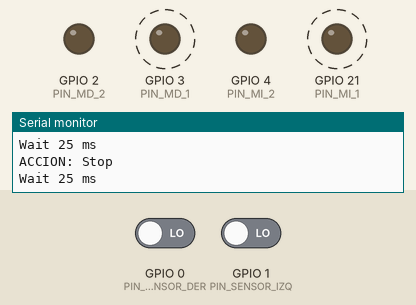
This sketch was run on a simulated ESP32. Shown: output pins drawn as LEDs (lit = HIGH), the last lines printed to the serial monitor. Dashed ring = blinking. The inputs (shaded band) are chosen by the test bench; at power-on: GPIO 0 (PIN_SENSOR_DER) LOW, GPIO 1 (PIN_SENSOR_IZQ) LOW.

Above: at 2.9 s.
3.0 s: GPIO 0 (PIN_SENSOR_DER) driven HIGH
At 5.9 s:
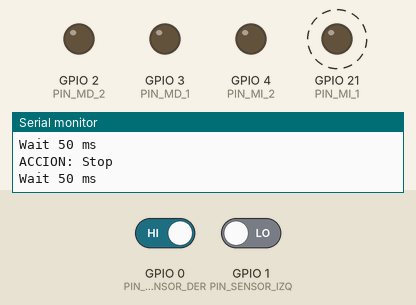
6.0 s: GPIO 1 (PIN_SENSOR_IZQ) driven HIGH
At 6.7 s:
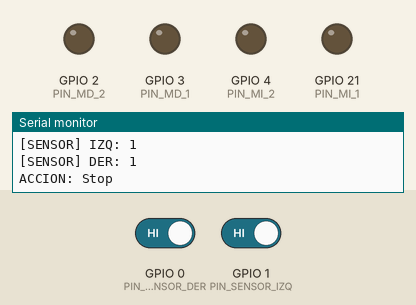
7.5 s: GPIO 0 (PIN_SENSOR_DER) driven LOW
At 10.44 s:
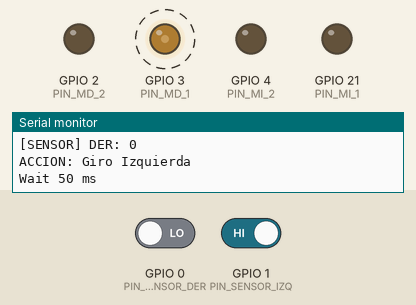
10.5 s: GPIO 1 (PIN_SENSOR_IZQ) driven LOW
At 11.4 s:
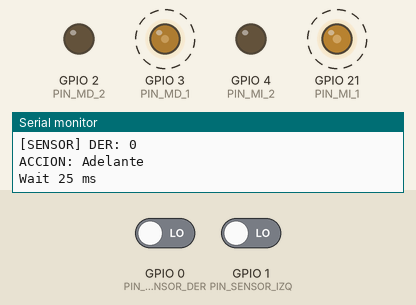
Timing chart, 0 to 14.5 s (numbered marks = the images above; inputs shaded):
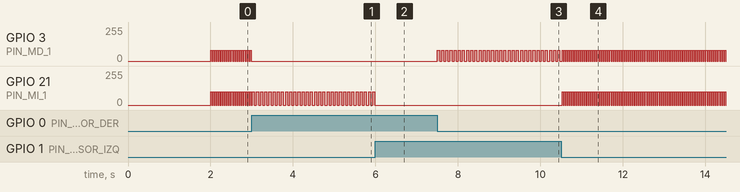

Measured:
- after the input at 3.0 s, GPIO 3 (PIN_MD_1): stops changing and stays 0/255; GPIO 21 (PIN_MI_1): alternates 100/255 for 0.05 s and 0/255 for 0.05 s, starting after 0.12 s
- after the input at 6.0 s, GPIO 21 (PIN_MI_1): stops changing and stays 0/255
- after the input at 7.5 s, GPIO 3 (PIN_MD_1): alternates 80/255 for 0.05 s and 0/255 for 0.05 s, starting at once
- after the input at 10.5 s, GPIO 3 (PIN_MD_1): alternates 80/255 for 0.03 s and 0/255 for 0.03 s, starting after 0.07 s; GPIO 21 (PIN_MI_1): alternates 100/255 for 0.03 s and 0/255 for 0.03 s, starting at once

The sketch:

codigo_carro.ino
```cpp
#include <Arduino.h>

// --- 1. CONFIGURACIÓN DE PINES ---
// Motores (Tu configuración validada)
const int PIN_MI_1 = 21;
const int PIN_MI_2 = 4;
const int PIN_MD_1 = 3;
const int PIN_MD_2 = 2;

// Sensores IR (NUEVO)
const int PIN_SENSOR_IZQ = 1;
const int PIN_SENSOR_DER = 0;

const int VELOCIDAD_PWM_I = 100;
const int VELOCIDAD_PWM_D = 80;


// --- CONFIGURACIÓN VM ---
#define STACK_SIZE 256
#define MAX_VARS 64

// --- DEFINICIONES DE OPCODES ---
enum OpCode {
  OP_HALT,
  OP_PUSH,
  OP_POP,
  OP_PRINT,
  OP_LOAD,
  OP_STORE,
  OP_ADD,
  OP_SUB,
  OP_MUL,
  OP_DIV,
  OP_MOD,
  OP_EQ,
  OP_NEQ,
  OP_LT,
  OP_GT,
  OP_LE,
  OP_GE,
  OP_AND,
  OP_OR,
  OP_NOT,
  OP_JMP,
  OP_JMP_FALSE,
  OP_MOVE,
  OP_STOP,
  OP_TURN_LEFT,
  OP_TURN_RIGHT,
  OP_READ_SENSOR,
  OP_BATTERY,
  OP_DELAY
};

struct Instruction {
  int op;
  int arg;
};

// --- ESTADO GLOBAL ---
int stack[STACK_SIZE];
int sp = -1;
int globals[MAX_VARS];

// --- FUNCIONES MOTORES (Tus funciones) ---
void motores_stop() {
  // Para detener, escribimos 0 en todos los pines
  analogWrite(PIN_MI_1, 0);
  analogWrite(PIN_MI_2, 0);
  analogWrite(PIN_MD_1, 0);
  analogWrite(PIN_MD_2, 0);
}

void motores_adelante() {
  // Motor Izquierdo: Avanza al 50%
  analogWrite(PIN_MI_1, VELOCIDAD_PWM_I);
  analogWrite(PIN_MI_2, 0);

  // Motor Derecho: Avanza al 50%
  analogWrite(PIN_MD_1, VELOCIDAD_PWM_D);
  analogWrite(PIN_MD_2, 0);
}

void motores_giro_izquierda() {
  // Giro sobre el propio eje (Tanque)
  // Izquierdo: ATRÁS al 50%
  analogWrite(PIN_MI_1, 0);
  analogWrite(PIN_MI_2, 0);

  // Derecho: ADELANTE al 50%
  analogWrite(PIN_MD_1, VELOCIDAD_PWM_D);
  analogWrite(PIN_MD_2, 0);
}

void motores_giro_derecha() {
  // Giro sobre el propio eje (Tanque)
  // Izquierdo: ADELANTE al 50%
  analogWrite(PIN_MI_1, VELOCIDAD_PWM_I);
  analogWrite(PIN_MI_2, 0);

  // Derecho: ATRÁS al 50%
  analogWrite(PIN_MD_1, 0);
  analogWrite(PIN_MD_2, 0);
}

// --- VM CORE ---
void push(int v) {
  if (sp < STACK_SIZE - 1) stack[++sp] = v;
}
int pop() {
  return (sp >= 0) ? stack[sp--] : 0;
}

void run_vm(Instruction* code, int codeSize) {
  int pc = 0;
  Serial.println("--- INICIANDO ROBOT SIGUE-LINEAS ---");

  while (pc < codeSize) {
    Instruction instr = code[pc];
    switch (instr.op) {
      case OP_HALT: motores_stop(); return;

      // --- DATOS Y VARIABLES ---
      case OP_PUSH: push(instr.arg); break;
      case OP_POP: pop(); break;
      case OP_LOAD: push(globals[instr.arg]); break;
      case OP_STORE: globals[instr.arg] = pop(); break;

      // --- ARITMÉTICA (Necesaria para la lógica) ---
      case OP_ADD: push(pop() + pop()); break;
      case OP_SUB:
        {
          int b = pop();
          int a = pop();
          push(a - b);
        }
        break;

      // --- LÓGICA COMPARATIVA (Crítico para el IF de los sensores) ---
      case OP_EQ: push(pop() == pop()); break;
      case OP_NEQ: push(pop() != pop()); break;
      case OP_AND:
        {
          int b = pop();
          int a = pop();
          push(a && b);
        }
        break;  // Para (izq==1 && der==1)

      // --- SALTOS ---
      case OP_JMP: pc = instr.arg; continue;
      case OP_JMP_FALSE:
        if (!pop()) {
          pc = instr.arg;
          continue;
        }
        break;

      // --- HARDWARE: SENSORES (Aquí está lo que pediste) ---
      case OP_READ_SENSOR:
        {
          int pinALeer = (instr.arg == 0) ? PIN_SENSOR_IZQ : PIN_SENSOR_DER;

          // 1. Leer el pin físico
          int val = digitalRead(pinALeer);

          // 2. Mostrar en pantalla
          Serial.printf("[SENSOR] %s: %d\n", (instr.arg == 0 ? "IZQ" : "DER"), val);

          // 3. Poner valor en la pila para que la lógica lo use
          push(val);
          break;
        }

      // --- HARDWARE: MOTORES ---
      case OP_MOVE:
        pop();  // Sacamos la velocidad (no la usamos en digital simple)
        Serial.println("ACCION: Adelante");
        motores_adelante();
        break;
      case OP_STOP:
        Serial.println("ACCION: Stop");
        motores_stop();
        break;
      case OP_TURN_LEFT:
        pop();
        Serial.println("ACCION: Giro Izquierda");
        motores_giro_izquierda();
        break;
      case OP_TURN_RIGHT:
        pop();
        Serial.println("ACCION: Giro Derecha");
        motores_giro_derecha();
        break;
      case OP_DELAY:
        {
          int ms = pop();
          // Comentamos el print para no saturar si el delay es pequeño
          Serial.printf("Wait %d ms\n", ms);
          delay(ms);
          break;
        }

      default:
        // Ignorar otros opcodes por ahora
        break;
    }
    pc++;
  }
}

// --- PROGRAMA COMPILADO (Tu lógica original de IF/ELSE) ---
// Inluye la lógica completa: Leer -> Comparar -> Mover -> Loop
Instruction program[] = {
  // Init Vars
  { OP_PUSH, 95 },   // 0
  { OP_STORE, 0 },   // 1 vel
  { OP_PUSH, 0 },    // 2
  { OP_STORE, 1 },   // 3 izq
  { OP_PUSH, 0 },    // 4
  { OP_STORE, 2 },   // 5 der

  // --- LOOP START (Index 6) ---
  { OP_READ_SENSOR, 0 }, // 6
  { OP_STORE, 1 },       // 7 izq
  { OP_READ_SENSOR, 1 }, // 8
  { OP_STORE, 2 },       // 9 der

  // IF (izq == 1 && der == 1) -> STOP
  { OP_LOAD, 1 },        // 10
  { OP_PUSH, 0 },        // 11
  { OP_EQ, 0 },          // 12 (izq == 1)
  { OP_LOAD, 2 },        // 13
  { OP_PUSH, 0 },        // 14
  { OP_EQ, 0 },          // 15 (der == 1)
  { OP_AND, 0 },         // 16 (izq==1 && der==1)
  { OP_JMP_FALSE, 26 },  // 17 si es falso -> siguiente if

  { OP_LOAD, 0 },        // 18  vel (aunque no la uses en MOVE)
  { OP_MOVE, 0 },        // 19  motores_adelante()
  { OP_PUSH, 25 },       // 20  50 ms
  { OP_DELAY, 0 },       // 21  pequeño delay
  { OP_STOP, 0 },        // 22  se detiene después de avanzar
  { OP_PUSH, 25 },       // 23  pausa parado 50 ms (opcional)
  { OP_DELAY, 0 },
  { OP_JMP, 6 },         // 22  vuelve a leer sensores

  // ELSE IF (izq == 0 && der == 1) -> DERECHA
  { OP_LOAD, 1 },        // 23
  { OP_PUSH, 0 },        // 24
  { OP_EQ, 0 },          // 25 (izq == 0)
  { OP_LOAD, 2 },        // 26
  { OP_PUSH, 1 },        // 27
  { OP_EQ, 0 },          // 28 (der == 1)
  { OP_AND, 0 },         // 29 (izq==0 && der==1)
  { OP_JMP_FALSE, 42 },  // 30 si es falso -> izquierda

  // Acción: Derecha
  { OP_PUSH, 0 },        // 31
  { OP_TURN_RIGHT, 0 },  // 32
  { OP_PUSH, 50 },       // 33
  { OP_DELAY, 0 },       // 34
  { OP_STOP, 0 },        // 35
  { OP_PUSH, 50 },       // 36
  { OP_DELAY, 0 },       // 37
  { OP_JMP, 6 },         // 38

  // ELSE IF (izq == 1 && der == 0) -> IZQUIERDA
  { OP_LOAD, 1 },        // 39
  { OP_PUSH, 1 },        // 40
  { OP_EQ, 0 },          // 41 (izq == 1)
  { OP_LOAD, 2 },        // 42
  { OP_PUSH, 0 },        // 43
  { OP_EQ, 0 },          // 44 (der == 0)
  { OP_AND, 0 },         // 45 (izq==1 && der==0)
  { OP_JMP_FALSE, 58 },  // 46 si es falso -> else

  // Acción: Izquierda
  { OP_PUSH, 0 },        // 47
  { OP_TURN_LEFT, 0 },   // 48
  { OP_PUSH, 50 },       // 49
  { OP_DELAY, 0 },       // 50
  { OP_STOP, 0 },        // 51
  { OP_PUSH, 50 },       // 52
  { OP_DELAY, 0 },       // 53
  { OP_JMP, 6 },         // 54

  // ELSE -> AVANCE
  { OP_STOP, 0 },        // 55  frena motores
  { OP_JMP, 6 }          // 56  vuelve a leer sensores
};


void setup() {
  Serial.begin(115200);

  // Configurar Motores
  pinMode(PIN_MI_1, OUTPUT);
  pinMode(PIN_MI_2, OUTPUT);
  pinMode(PIN_MD_1, OUTPUT);
  pinMode(PIN_MD_2, OUTPUT);

  // Configurar Sensores (IMPORTANTE)
  pinMode(PIN_SENSOR_IZQ, INPUT);
  pinMode(PIN_SENSOR_DER, INPUT);

  motores_stop();
  delay(2000);

  run_vm(program, sizeof(program) / sizeof(Instruction));
}

void loop() {}
```
